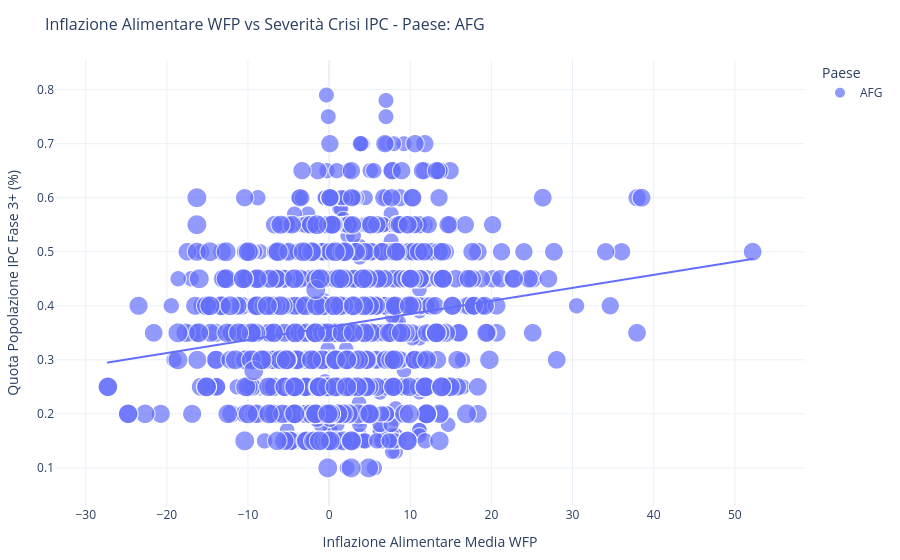
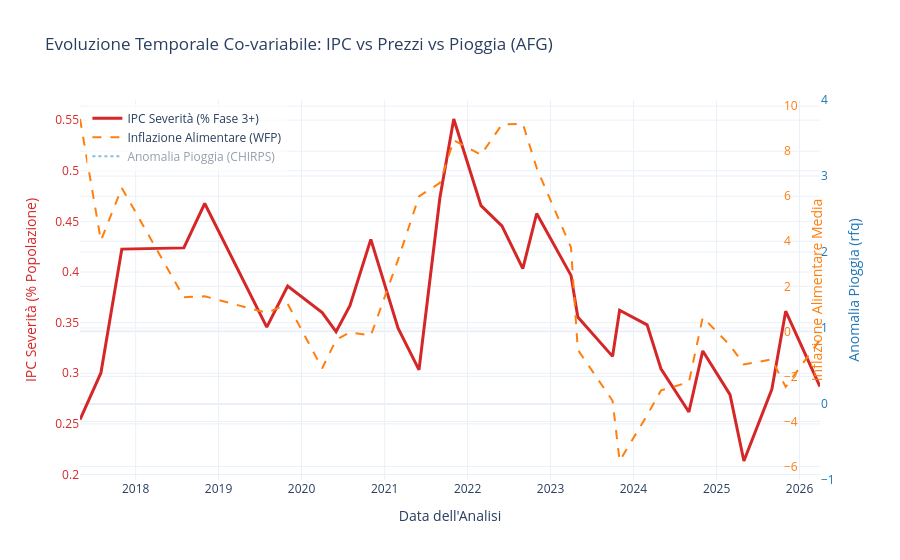

Notebook cell for these charts, in order:
### Code cell
# Afghanistan - Scatter Inflazione vs IPC e trend temporali
fig_afg_scatter = plot_inflation_vs_ipc(df, country="AFG")
if fig_afg_scatter:
    fig_afg_scatter.show()

fig_afg_trends = plot_temporal_trends(df, "AFG")
if fig_afg_trends:
    fig_afg_trends.show()
